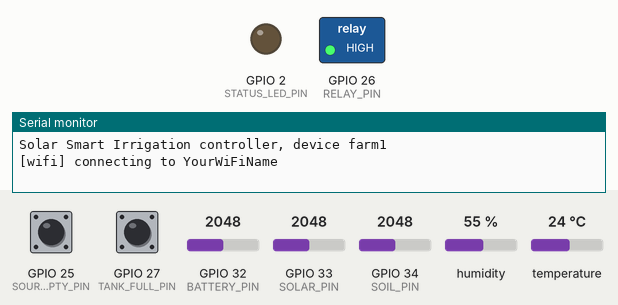
This sketch was run on a simulated ESP32. Shown: switched loads named in the sketch (green lamp = pin HIGH), output pins drawn as LEDs (lit = HIGH), the last lines printed to the serial monitor. Inputs (shaded band) come from the test bench; at power-on: GPIO 34 (SOIL_PIN) = 2048, GPIO 25 (SOURCE_EMPTY_PIN) HIGH, GPIO 27 (TANK_FULL_PIN) HIGH, GPIO 32 (BATTERY_PIN) = 2048, GPIO 33 (SOLAR_PIN) = 2048, humidity 55 %, temperature 24 °C. WiFi joins after 1.5 s; servers stay silent unless stated; no MQTT or app messages arrive unless stated.

Above: at 1.2 s.
1.3 s: GPIO 34 (SOIL_PIN) set to 2504
3.2 s: GPIO 34 (SOIL_PIN) set to 2592
At 5.2 s:
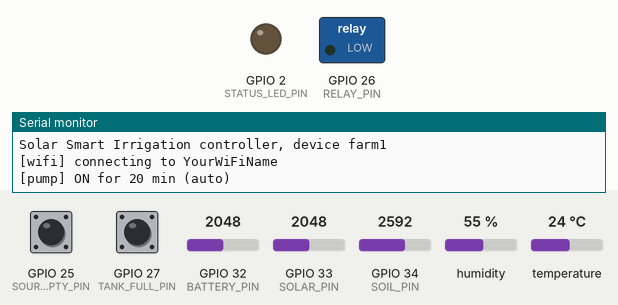
11.5 s: GPIO 25 (SOURCE_EMPTY_PIN) pulled LOW for 1 s
At 13.0 s:
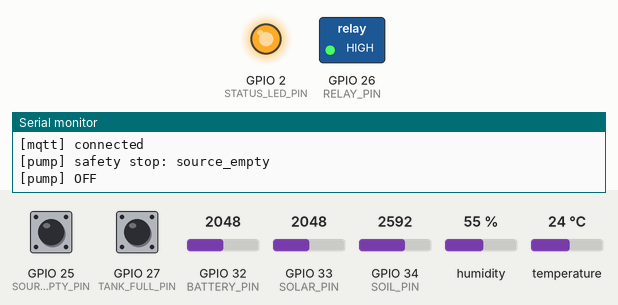
15.5 s: GPIO 27 (TANK_FULL_PIN) pulled LOW for 1 s
At 19.1 s:
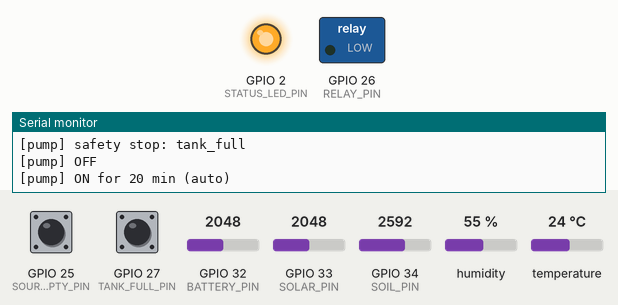
Timing chart, 0 to 20.5 s (numbered marks = the images above; inputs shaded):
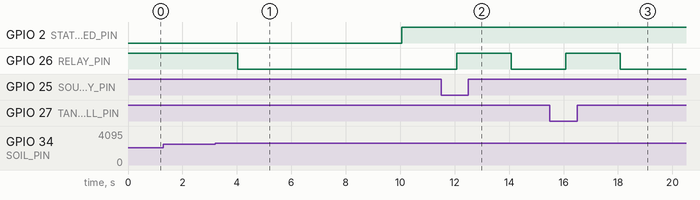

Measured:
- the behaviour switches between 2535 and 2536 on GPIO 34 (SOIL_PIN) (found by bisection; images 0 and 1)
- after the input at 1.3 s, every drawn part: stays the same
- after the input at 3.2 s, GPIO 26 (RELAY_PIN): HIGH → LOW after 0.83 s
- after the input at 11.5 s, GPIO 26 (RELAY_PIN): LOW → HIGH after 0.57 s, → LOW 2.0 s later
- after the input at 15.5 s, GPIO 26 (RELAY_PIN): LOW → HIGH after 0.58 s, → LOW 2.0 s later

The sketch:

solar_irrigation_esp32.ino
```cpp
// Solar Smart Irrigation: ESP32 pump controller.
// - Automatic mode: waters when soil moisture drops below DRY_LIMIT, stops at TARGET, skips while rain is forecast.
// - Remote control: receives commands from the phone-call / SMS voice assistant over MQTT and reports readings.
// - Safety rules run on the ESP32 itself and keep working offline: every run ends on a timer, the tank-full
//   and source-empty float switches stop the pump, and the pump is off at boot.
// Network: Wi-Fi, or a SIM800L/SIM7600 cellular modem (USE_GSM in config.h).
//
// MQTT topics (base = MQTT_TOPIC_PREFIX/DEVICE_ID):
//   base/cmd     <- {"id":"ab12","action":"run","minutes":10}
//                   actions: run (minutes), pump_off, set_auto (on: bool), set_rain (rain: bool), status
//   base/ack     -> {"id":"ab12","ok":true,"pump":true,"run_remaining_s":600,"error":null}
//   base/state   -> sensor snapshot (retained), every STATE_INTERVAL_MS and after every change
//   base/status  -> "online" / "offline" (retained; "offline" is the MQTT last will)
//
// Libraries (Arduino Library Manager): PubSubClient, ArduinoJson (v7),
//   DHT sensor library (if DHT_TYPE != 0), TinyGSM (if USE_GSM = 1).

#include "config.h"
#include <PubSubClient.h>
#include <ArduinoJson.h>

#if USE_GSM
  #if defined(GSM_MODEM_SIM7600)
    #define TINY_GSM_MODEM_SIM7600
  #else
    #define TINY_GSM_MODEM_SIM800
  #endif
  #define TINY_GSM_RX_BUFFER 1024
  #include <TinyGsmClient.h>
  HardwareSerial SerialAT(1);
  TinyGsm modem(SerialAT);
  #if MQTT_TLS
    #error "MQTT_TLS is supported on Wi-Fi only (TinyGSM has no TLS for these modems). Use MQTT_TLS 0 with a long random DEVICE_ID, or a password-protected broker on port 1883."
  #endif
  TinyGsmClient netClient(modem);
#else
  #include <WiFi.h>
  #if MQTT_TLS
    #include <WiFiClientSecure.h>
    WiFiClientSecure netClient;
  #else
    WiFiClient netClient;
  #endif
#endif

#if DHT_TYPE != 0 && !FAKE_SENSORS
  #include <DHT.h>
  DHT dht(DHT_PIN, DHT_TYPE == 22 ? DHT22 : DHT11);
#endif

PubSubClient mqtt(netClient);

String topicBase = String(MQTT_TOPIC_PREFIX) + "/" + DEVICE_ID;
String topicCmd = topicBase + "/cmd";
String topicAck = topicBase + "/ack";
String topicState = topicBase + "/state";
String topicStatus = topicBase + "/status";

// ---------- pump and mode state ----------
bool pumpOn = false;
const char* startedBy = "";       // "voice" or "auto"
unsigned long pumpStartedMs = 0;
unsigned long runDurationMs = 0;  // every run has a timer
bool autoMode = AUTO_MODE_DEFAULT;
unsigned long autoHoldUntilMs = 0;  // auto mode paused after a manual stop
bool rainForecast = false;
unsigned long rainSetMs = 0;

// ---------- latest readings ----------
float moisturePct = 0, batteryV = 0, solarV = 0, tempC = NAN;
bool tankFull = false, sourceEmpty = false;

unsigned long lastStateMs = 0, lastSensorMs = 0, lastReconnectMs = 0;
bool stateDirty = true;

void setRelay(bool on) {
  digitalWrite(RELAY_PIN, (on ^ RELAY_ACTIVE_LOW) ? HIGH : LOW);
}

void setPump(bool on, unsigned long durationMs = 0, const char* by = "") {
  pumpOn = on;
  pumpStartedMs = millis();
  runDurationMs = on ? durationMs : 0;
  startedBy = on ? by : "";
  setRelay(on);
  stateDirty = true;
  if (on) Serial.printf("[pump] ON for %lu min (%s)\n", durationMs / 60000, by);
  else Serial.println("[pump] OFF");
}

long runRemainingS() {
  if (!pumpOn) return 0;
  unsigned long elapsed = millis() - pumpStartedMs;
  return elapsed >= runDurationMs ? 0 : (runDurationMs - elapsed) / 1000;
}

long autoHoldS() {
  long left = (long)(autoHoldUntilMs - millis());
  return left > 0 ? left / 1000 : 0;
}

// ---------- sensors ----------
float clampPct(float v) { return v < 0 ? 0 : (v > 100 ? 100 : v); }

void readSensors() {
#if FAKE_SENSORS
  // Plausible demo values: the soil dries slowly and gets wetter while the pump runs.
  static bool init = false;
  if (!init) { moisturePct = 38; init = true; }
  moisturePct = clampPct(moisturePct + (pumpOn ? 0.8 : -0.03));
  batteryV = 12.4 + random(-10, 10) / 100.0;
  solarV = 18.5 + random(-50, 50) / 100.0;
  tempC = 30.5 + random(-10, 10) / 10.0;
  tankFull = false;
  sourceEmpty = false;
#else
  long sum = 0;
  for (int i = 0; i < 10; i++) { sum += analogRead(SOIL_PIN); delay(2); }  // average 10 readings
  moisturePct = clampPct(100.0 * (SOIL_DRY_RAW - sum / 10.0) / (SOIL_DRY_RAW - SOIL_WET_RAW));
  #if USE_FLOATS
    tankFull = digitalRead(TANK_FULL_PIN) == LOW;        // float closed = tank full
    sourceEmpty = digitalRead(SOURCE_EMPTY_PIN) == LOW;  // float closed = source empty
  #endif
  #if USE_VOLTAGE_SENSE
    batteryV = analogReadMilliVolts(BATTERY_PIN) / 1000.0 * BATTERY_DIVIDER;
    solarV = analogReadMilliVolts(SOLAR_PIN) / 1000.0 * SOLAR_DIVIDER;
  #endif
  #if DHT_TYPE != 0
    float t = dht.readTemperature();
    if (!isnan(t)) tempC = t;
  #endif
#endif
}

// ---------- MQTT publishing ----------
int signalDbm() {
#if USE_GSM
  int csq = modem.getSignalQuality();  // 0..31, 99 = unknown
  return (csq == 99 || csq == 0) ? 0 : -113 + 2 * csq;
#else
  return WiFi.RSSI();
#endif
}

void publishState() {
  JsonDocument doc;
  doc["pump"] = pumpOn;
  doc["run_remaining_s"] = runRemainingS();
  doc["started_by"] = startedBy;
  doc["auto_mode"] = autoMode;
  doc["auto_hold_s"] = autoHoldS();
  doc["rain_forecast"] = rainForecast;
  doc["moisture_pct"] = (int)round(moisturePct);
  doc["dry_limit_pct"] = DRY_LIMIT;
  doc["target_pct"] = TARGET;
  doc["tank_full"] = tankFull;
  doc["source_empty"] = sourceEmpty;
#if USE_VOLTAGE_SENSE || FAKE_SENSORS
  doc["battery_v"] = round(batteryV * 10) / 10.0;
  doc["solar_v"] = round(solarV * 10) / 10.0;
#endif
  if (!isnan(tempC)) doc["temp_c"] = round(tempC * 10) / 10.0;
  doc["net"] = USE_GSM ? "cellular" : "wifi";
  doc["rssi"] = signalDbm();
  doc["uptime_s"] = millis() / 1000;
  char buf[448];
  size_t n = serializeJson(doc, buf, sizeof(buf));
  mqtt.publish(topicState.c_str(), (const uint8_t*)buf, n, true);
  lastStateMs = millis();
  stateDirty = false;
}

void publishAck(const char* id, bool ok, const char* error) {
  JsonDocument doc;
  doc["id"] = id;
  doc["ok"] = ok;
  doc["pump"] = pumpOn;
  doc["run_remaining_s"] = runRemainingS();
  doc["auto_mode"] = autoMode;
  if (error) doc["error"] = error; else doc["error"] = nullptr;
  char buf[192];
  size_t n = serializeJson(doc, buf, sizeof(buf));
  mqtt.publish(topicAck.c_str(), (const uint8_t*)buf, n, false);
}

// Why the pump may not run right now, or nullptr if it may.
const char* blockedReason() {
  if (sourceEmpty) return "source_empty";
  if (tankFull) return "tank_full";
  return nullptr;
}

// ---------- commands ----------
void onMessage(char* topic, byte* payload, unsigned int length) {
  JsonDocument doc;
  if (deserializeJson(doc, payload, length)) return;
  const char* id = doc["id"] | "";
  const char* action = doc["action"] | "";
  Serial.printf("[cmd] %s %s\n", id, action);

  readSensors();  // fresh float readings before deciding
  const char* error = nullptr;

  if (!strcmp(action, "run")) {
    int minutes = doc["minutes"] | 0;
    if (minutes < 1 || minutes > MAX_RUN_MINUTES) error = "bad_minutes";
    else if ((error = blockedReason()) == nullptr) setPump(true, (unsigned long)minutes * 60000UL, "voice");
  } else if (!strcmp(action, "pump_off")) {
    setPump(false);
    autoHoldUntilMs = millis() + AUTO_HOLD_MINUTES * 60000UL;  // don't let auto mode restart it right away
  } else if (!strcmp(action, "set_auto")) {
    autoMode = doc["on"] | false;
    autoHoldUntilMs = millis();
    stateDirty = true;
  } else if (!strcmp(action, "set_rain")) {
    rainForecast = doc["rain"] | false;
    rainSetMs = millis();
    stateDirty = true;
  } else if (strcmp(action, "status") != 0) {
    error = "unknown_action";
  }

  publishAck(id, error == nullptr, error);
  publishState();
}

// ---------- automatic watering + safety (runs with or without network) ----------
void controlLoop() {
  unsigned long now = millis();

  if (rainForecast && now - rainSetMs >= RAIN_HOLD_HOURS * 3600000UL) {
    rainForecast = false;  // forecast is stale; backend refreshes it while online
    stateDirty = true;
  }

  if (pumpOn) {
    if (blockedReason()) {
      Serial.printf("[pump] safety stop: %s\n", blockedReason());
      setPump(false);
    } else if (now - pumpStartedMs >= runDurationMs) {
      Serial.println("[pump] timer ended");
      setPump(false);
    } else if (!strcmp(startedBy, "auto") && moisturePct >= TARGET) {
      Serial.println("[pump] target moisture reached");
      setPump(false);
    }
  } else if (autoMode && !rainForecast && autoHoldS() == 0 && !blockedReason() && moisturePct < DRY_LIMIT) {
    setPump(true, AUTO_RUN_MINUTES * 60000UL, "auto");
  }
}

// ---------- connectivity ----------
void networkBegin() {
#if USE_GSM
  #if MODEM_PWRKEY_PIN >= 0
    pinMode(MODEM_PWRKEY_PIN, OUTPUT);
    digitalWrite(MODEM_PWRKEY_PIN, LOW);
    delay(100);
    digitalWrite(MODEM_PWRKEY_PIN, HIGH);
    delay(1000);
    digitalWrite(MODEM_PWRKEY_PIN, LOW);
  #endif
  SerialAT.begin(MODEM_BAUD, SERIAL_8N1, MODEM_RX_PIN, MODEM_TX_PIN);
  delay(3000);
  Serial.println("[gsm] restarting modem...");
  modem.restart();
  Serial.printf("[gsm] modem: %s\n", modem.getModemInfo().c_str());
  if (strlen(GSM_SIM_PIN) && modem.getSimStatus() != 3) modem.simUnlock(GSM_SIM_PIN);
#else
  WiFi.mode(WIFI_STA);
  WiFi.setAutoReconnect(true);
  WiFi.begin(WIFI_SSID, WIFI_PASSWORD);
  Serial.printf("[wifi] connecting to %s\n", WIFI_SSID);
#endif
}

bool networkUp() {
#if USE_GSM
  if (modem.isGprsConnected()) return true;
  Serial.println("[gsm] waiting for network...");
  if (!modem.waitForNetwork(15000L)) return false;
  Serial.println("[gsm] connecting data (APN " GSM_APN ")...");
  return modem.gprsConnect(GSM_APN, GSM_USER, GSM_PASS);
#else
  return WiFi.status() == WL_CONNECTED;
#endif
}

void ensureMqtt() {
  if (mqtt.connected()) return;
  digitalWrite(STATUS_LED_PIN, LOW);
  if (millis() - lastReconnectMs < 10000) return;
  lastReconnectMs = millis();
  if (!networkUp()) return;

  String clientId = String("esp32-") + DEVICE_ID + "-" + String((uint32_t)ESP.getEfuseMac(), HEX);
  Serial.printf("[mqtt] connecting to %s:%d...\n", MQTT_HOST, MQTT_PORT);
  bool ok = mqtt.connect(clientId.c_str(),
                         strlen(MQTT_USER) ? MQTT_USER : nullptr,
                         strlen(MQTT_PASS) ? MQTT_PASS : nullptr,
                         topicStatus.c_str(), 1, true, "offline");
  if (!ok) {
    Serial.printf("[mqtt] failed, state %d\n", mqtt.state());
    return;
  }
  Serial.println("[mqtt] connected");
  digitalWrite(STATUS_LED_PIN, HIGH);
  mqtt.publish(topicStatus.c_str(), "online", true);
  mqtt.subscribe(topicCmd.c_str(), 1);
  publishState();
}

// ---------- main ----------
void setup() {
  Serial.begin(115200);
  pinMode(RELAY_PIN, OUTPUT);
  setRelay(false);  // always start with the pump off
  pinMode(STATUS_LED_PIN, OUTPUT);
  pinMode(TANK_FULL_PIN, INPUT_PULLUP);
  pinMode(SOURCE_EMPTY_PIN, INPUT_PULLUP);
#if DHT_TYPE != 0 && !FAKE_SENSORS
  dht.begin();
#endif
  Serial.printf("\nSolar Smart Irrigation controller, device %s\n", DEVICE_ID);

  networkBegin();
#if MQTT_TLS && !USE_GSM
  netClient.setInsecure();
#endif
  mqtt.setServer(MQTT_HOST, MQTT_PORT);
  mqtt.setCallback(onMessage);
  mqtt.setBufferSize(512);
  mqtt.setKeepAlive(30);
  readSensors();
}

void loop() {
  ensureMqtt();
  mqtt.loop();

  unsigned long now = millis();
  if (now - lastSensorMs >= 2000) {
    lastSensorMs = now;
    readSensors();
    controlLoop();
  }

  if (mqtt.connected() && (stateDirty || now - lastStateMs >= STATE_INTERVAL_MS)) publishState();
}
```

config.h
```cpp
// ===== Solar Smart Irrigation controller: settings =====
// Edit this file before uploading. Values the backend must match are marked (MATCH).
#pragma once

// ---------- Network: pick ONE ----------
// 0 = Wi-Fi, 1 = cellular modem (SIM800L 2G or SIM7600 4G) for farms without Wi-Fi
#define USE_GSM 0

// Wi-Fi (used when USE_GSM is 0)
#define WIFI_SSID     "YourWiFiName"
#define WIFI_PASSWORD "YourWiFiPassword"

// Cellular (used when USE_GSM is 1)
#define GSM_MODEM_SIM800             // SIM800L (2G). Use GSM_MODEM_SIM7600 for a 4G SIM7600 board
#define GSM_APN       "airtelgprs.com" // your SIM's APN: airtelgprs.com, bsnlnet, www (Vi), jionet (4G only)
#define GSM_USER      ""
#define GSM_PASS      ""
#define GSM_SIM_PIN   ""
#define MODEM_RX_PIN  16  // ESP32 pin wired to the modem's TX
#define MODEM_TX_PIN  17  // ESP32 pin wired to the modem's RX
#define MODEM_PWRKEY_PIN -1 // pin wired to PWRKEY if your board needs a power-on pulse, else -1
#define MODEM_BAUD    9600  // SIM800L default; SIM7600 boards usually 115200

// ---------- MQTT broker (MATCH backend .env) ----------
// Public test broker by default. For a private broker (e.g. HiveMQ Cloud free tier) set MQTT_TLS 1,
// MQTT_PORT 8883, and the username/password; the backend then uses MQTT_URL=mqtts://<host>:8883.
#define MQTT_HOST     "broker.hivemq.com"
#define MQTT_PORT     1883
#define MQTT_TLS      0         // 1 = encrypted connection, Wi-Fi only (server certificate is not verified)
#define MQTT_USER     ""
#define MQTT_PASS     ""
#define MQTT_TOPIC_PREFIX "solarirrigation"
#define DEVICE_ID     "farm1"   // make it unique, e.g. "farm-ravi-7k3q"

// ---------- Pins (same as the build guide in README.md) ----------
#define SOIL_PIN         34   // capacitive soil sensor AOUT
#define RELAY_PIN        26   // relay IN
#define TANK_FULL_PIN    27   // tank-full float switch to GND (internal pull-up)
#define SOURCE_EMPTY_PIN 25   // source-empty float switch to GND (internal pull-up)
#define BATTERY_PIN      32   // battery voltage divider midpoint (optional)
#define SOLAR_PIN        33   // solar panel voltage divider midpoint (optional)
#define DHT_PIN          4    // DHT22/DHT11 data (optional)
#define STATUS_LED_PIN   2    // on-board LED: on = connected to the broker

#define RELAY_ACTIVE_LOW 1    // 1 if the relay clicks ON when IN is LOW (most blue relay boards)

// ---------- Sensors ----------
// 1 = generate realistic fake readings (demo with only the relay wired). 0 = read the real sensors.
#define FAKE_SENSORS   0

#define USE_FLOATS     1      // 0 if the float switches are not wired yet (treated as "OK")
#define DHT_TYPE       22     // 0 = no temperature sensor, 11 = DHT11, 22 = DHT22
#define USE_VOLTAGE_SENSE 1   // 0 if the battery/solar dividers are not wired

// Soil sensor calibration: raw reading in dry air (0 %) and in a glass of water (100 %)
#define SOIL_DRY_RAW   3200
#define SOIL_WET_RAW   1300

// Voltage dividers: (R_top + R_bottom) / R_bottom. 100k/22k for a 12 V battery, 100k/15k for a ~22 V panel.
#define BATTERY_DIVIDER ((100.0 + 22.0) / 22.0)
#define SOLAR_DIVIDER   ((100.0 + 15.0) / 15.0)

// ---------- Automatic watering (set per crop) ----------
#define AUTO_MODE_DEFAULT 1   // auto mode on at boot
#define DRY_LIMIT         35  // % : auto mode starts watering below this
#define TARGET            70  // % : auto run stops at this level
#define AUTO_RUN_MINUTES  20  // every auto run also ends on this timer
#define AUTO_HOLD_MINUTES 60  // after a manual stop, auto mode waits this long before watering again
#define RAIN_HOLD_HOURS   12  // a rain forecast from the backend skips auto watering for this long

// ---------- Safety ----------
#define MAX_RUN_MINUTES   60  // longest manual run accepted (MATCH backend MAX_RUN_MINUTES)
#define STATE_INTERVAL_MS 10000 // how often readings are published
```
